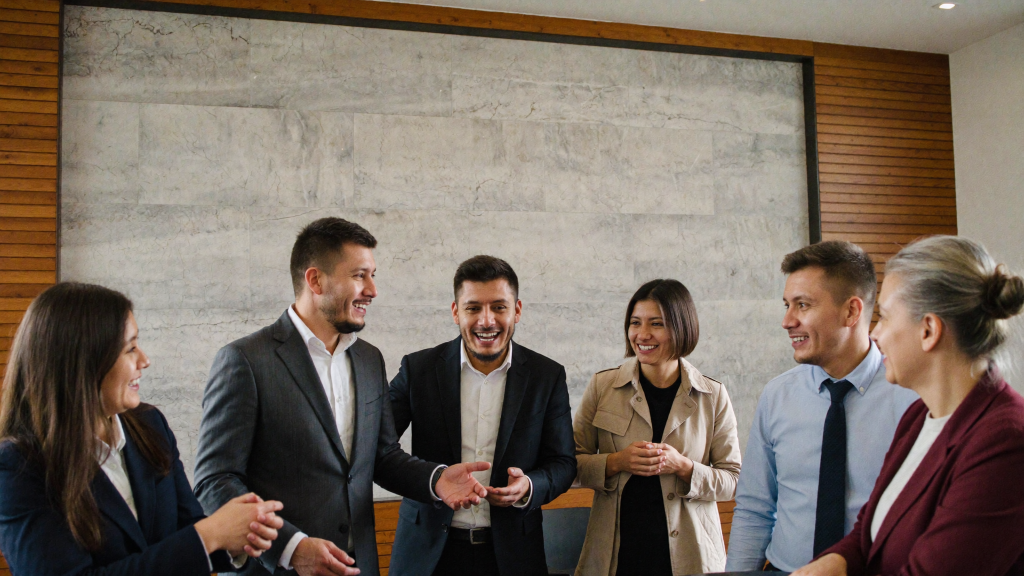
#> input picture taller_prompting/grupo_lobby/M2_base.png, 2048 x 1152 px (shown at 1/2 size)
$ python sign3d.py
#> lines starting #> are read from the running program, lines starting #| are printed output that depends on the picture; pictures that were not available may be replaced by others from this repository, and a replacement may not be noted
# Letrero 3D realista: logo con grosor, sombra sobre el muro y halo de luz trasera. Uso: sign3d(base, out, cx, cy, ancho)
import sys
from PIL import Image, ImageFilter, ImageChops, ImageEnhance
import numpy as np

def sign3d(base, out, cx, cy, width, depth=16, lx=0.55, ly=0.85, shadow=(26, 34), halo=0.30):
#> called with base = 'M2_base.png', out = 'M2_letrero3d.png', cx = 900, cy = 215, width = 540, depth = 9, lx = 0.55, ly = 0.85
    bg = Image.open(base).convert("RGBA")
    lg = Image.open("logo_blanco.png").convert("RGBA")
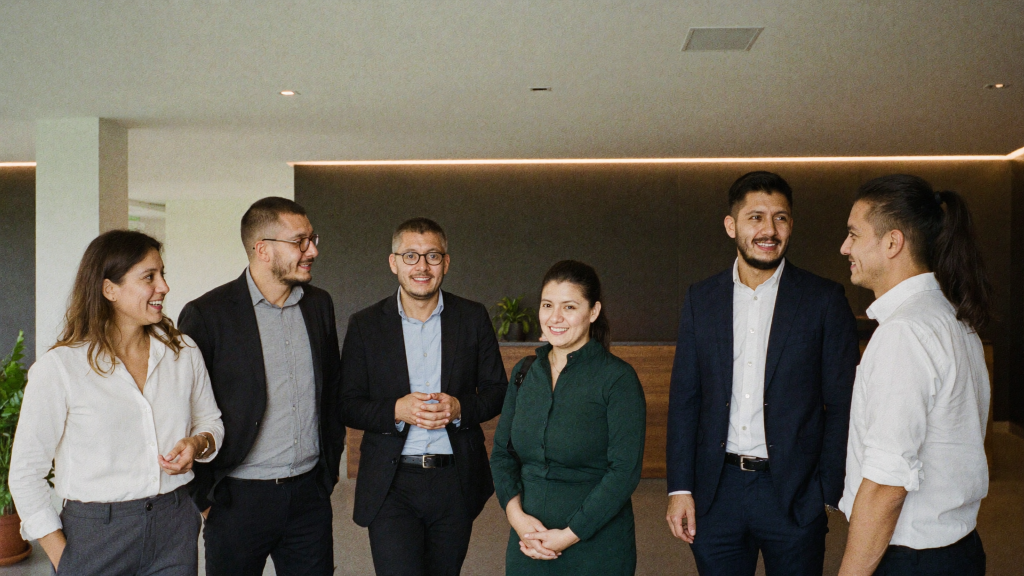
#> input picture taller_prompting/grupo_lobby/M1_base.png, 2048 x 1152 px, given in place of logo_blanco.png, which was not available (shown at 1/2 size)
    S = 4
    w = width * 2
    h = round(lg.height * w / lg.width)
#> h = 608
    big = lg.resize((w, h), Image.LANCZOS)  # 2x sobre el ancho final (supermuestreo)
    # bordes mas limpios: suaviza y endurece el alfa
    a = big.getchannel("A").filter(ImageFilter.GaussianBlur(2.2))
#> a: PIL image 1080x608 L; every value is 255
    a = a.point(lambda v: 0 if v < 70 else (255 if v > 190 else int((v - 70) * 255 / 120)))
    big.putalpha(a)
    W, H = big.size
#> W = 1080; H = 608
    pad = 160
    canvas = Image.new("RGBA", (W + 2 * pad, H + 2 * pad), (0, 0, 0, 0))
#> canvas: PIL image 1400x928 RGBA; every value is 0
    # sombra proyectada sobre el muro
    sh = Image.new("RGBA", canvas.size, (0, 0, 0, 0))
    black = Image.new("RGBA", big.size, (0, 0, 0, 255)); black.putalpha(a)
    sh.alpha_composite(black, (pad + shadow[0] * 2, pad + shadow[1] * 2))
    sh = sh.filter(ImageFilter.GaussianBlur(26))
    sh.putalpha(sh.getchannel("A").point(lambda v: int(v * 0.55)))
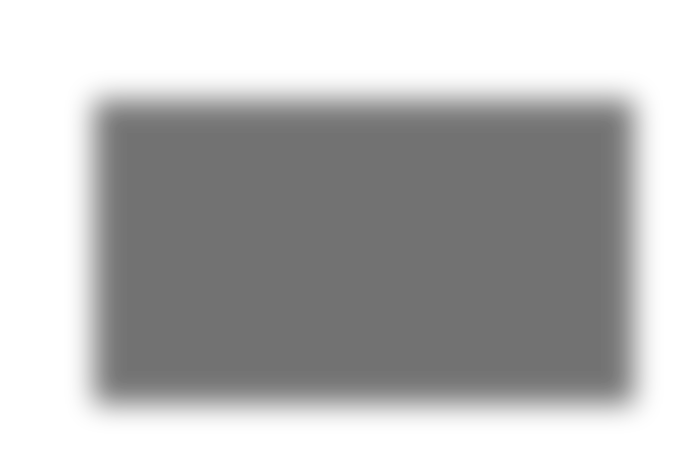
#> sh: PIL image 1400x928 RGBA (shown at 1/2 size); mean R, G, B, A 0, 0, 0, 70.6; transparent parts drawn white
    # halo de luz trasera
    ha = Image.new("RGBA", canvas.size, (0, 0, 0, 0))
    glow = Image.new("RGBA", big.size, (255, 226, 190, 255)); glow.putalpha(a)
#> after `glow = Image.new('RGBA', big.size, (255, 226, 190, 255))`:
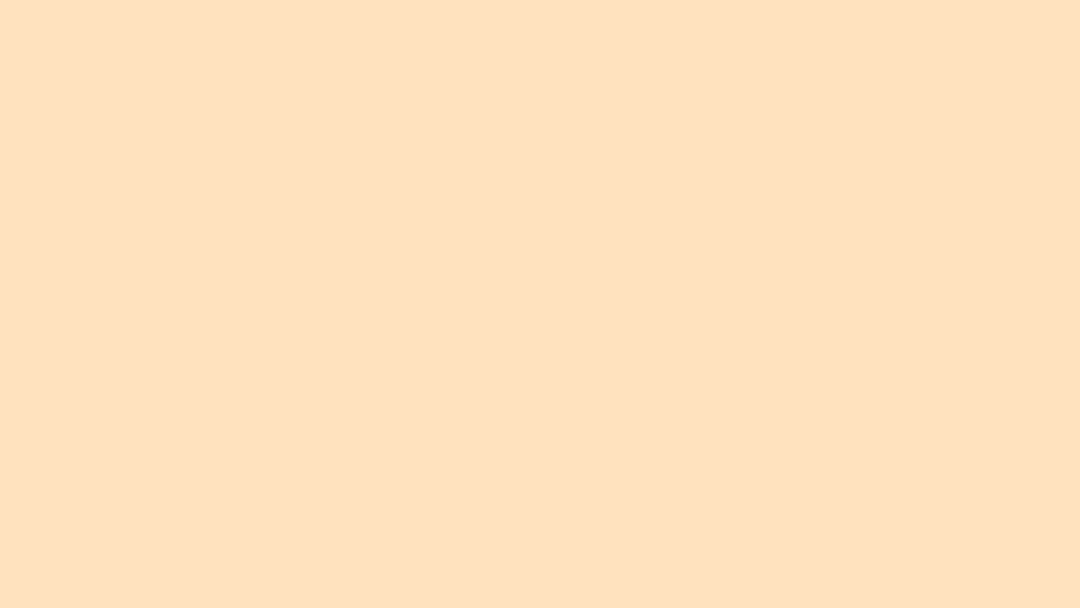
#> glow: PIL image 1080x608 RGBA; mean R, G, B, A 255, 226, 190, 255
    ha.alpha_composite(glow, (pad, pad))
    ha = ha.filter(ImageFilter.GaussianBlur(34))
    ha.putalpha(ha.getchannel("A").point(lambda v: int(v * halo)))
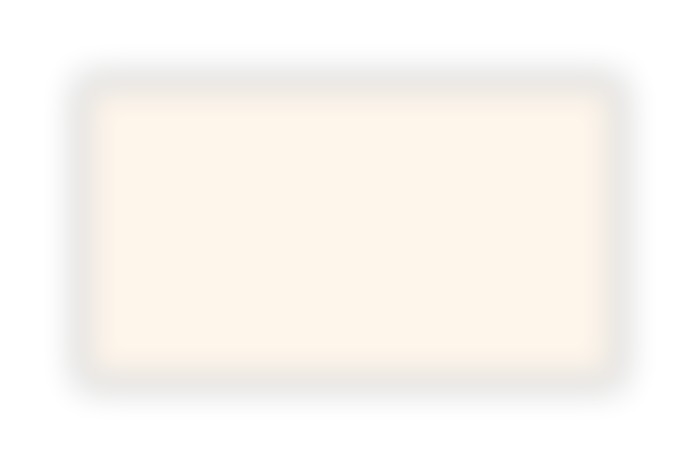
#> ha: PIL image 1400x928 RGBA (shown at 1/2 size); mean R, G, B, A 128.9, 114.2, 96, 38.3; transparent parts drawn white
    canvas.alpha_composite(ha)
    canvas.alpha_composite(sh)
    # extrusion (cara lateral mas oscura)
    side = ImageEnhance.Brightness(big.convert("RGBA")).enhance(0.62)
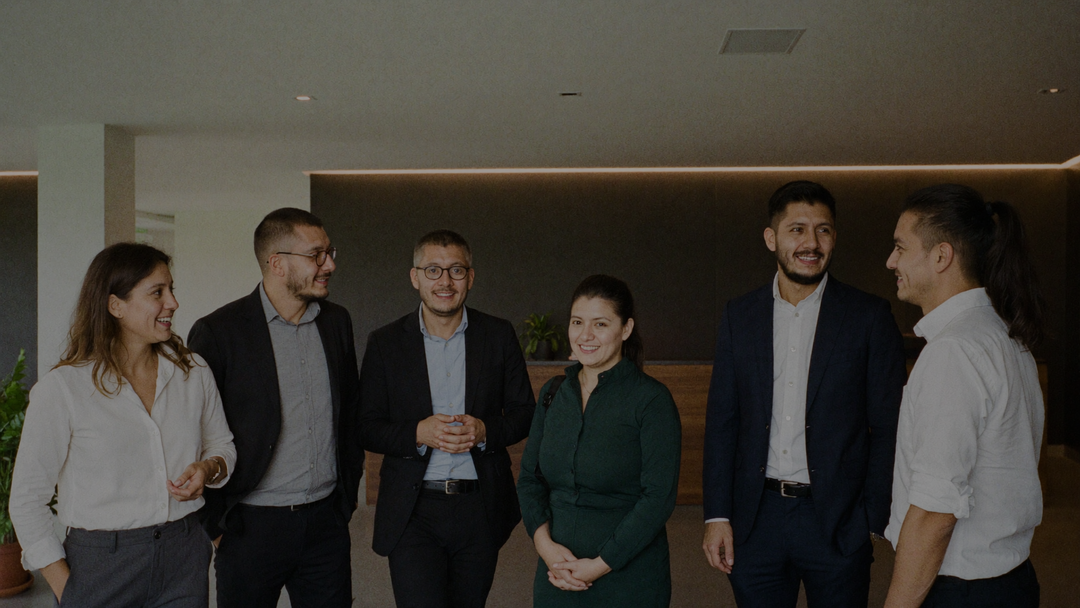
#> side: PIL image 1080x608 RGBA; mean R, G, B, A 65, 61.3, 54.3, 255
    side.putalpha(a)
    d = depth * 2
    for i in range(d, 0, -1):
        canvas.alpha_composite(side, (pad + round(i * lx), pad + round(i * ly)))
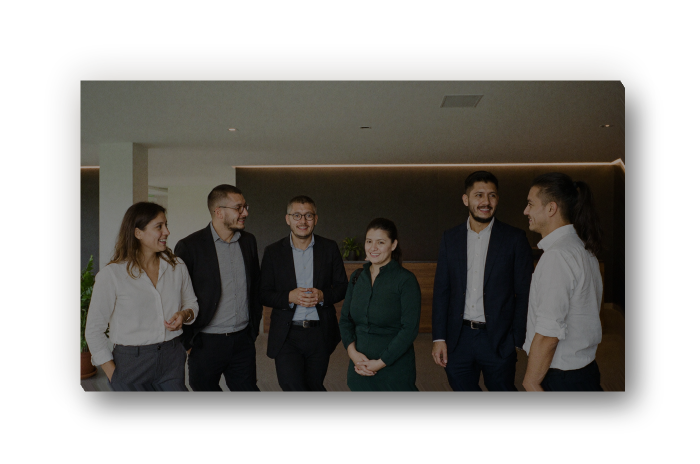
#> canvas: PIL image 1400x928 RGBA (shown at 1/2 size); mean R, G, B, A 37.8, 35.4, 31.2, 139.5; transparent parts drawn white
    # cara frontal con leve brillo superior
    front = big.copy()
    arr = np.array(front).astype(np.float32)
    grad = np.linspace(1.04, 0.93, H)[:, None, None]
    arr[..., :3] = np.clip(arr[..., :3] * grad, 0, 255)
    front = Image.fromarray(arr.astype(np.uint8), "RGBA")
    canvas.alpha_composite(front, (pad, pad))
    # a tamano final
    fw = canvas.width // 2
#> fw = 700
    fh = canvas.height // 2
#> fh = 464
    canvas = canvas.resize((fw, fh), Image.LANCZOS)
#> canvas: PIL image 700x464 RGBA
    bg.alpha_composite(canvas, (cx - fw // 2, cy - fh // 2))
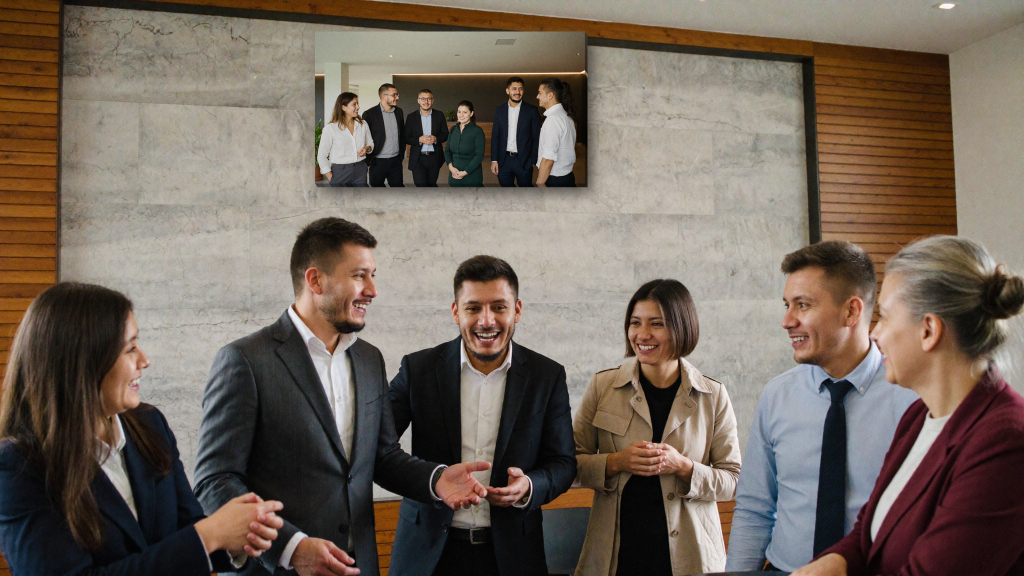
#> bg: PIL image 2048x1152 RGBA (shown at 1/2 size); mean R, G, B, A 115, 102.4, 91.6, 255
    bg.convert("RGB").save(out, quality=95)

if __name__ == "__main__":
    sign3d("M2_base.png", "M2_letrero3d.png", 900, 215, 540, depth=9, shadow=(14, 20))
